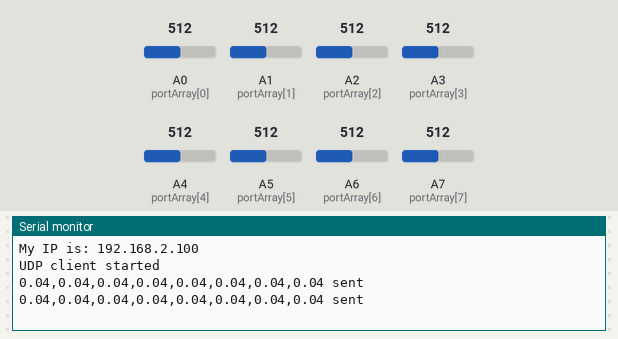
The sketch below on a simulated Arduino Nano, built with avr-gcc and run on an emulated ATmega328P. On the bench: the last lines printed to the serial monitor. Inputs (shaded band) come from the test bench; at power-on: A0 (portArray[0]) = 512, A1 (portArray[1]) = 512, A2 (portArray[2]) = 512, A3 (portArray[3]) = 512, A4 (portArray[4]) = 512, A5 (portArray[5]) = 512, A6 (portArray[6]) = 512, A7 (portArray[7]) = 512. WiFi joins after 1.5 s; servers stay silent unless stated.

Above: at 1.8 s.
1.9 s: A0 (portArray[0]) set to 716
At 2.6 s:
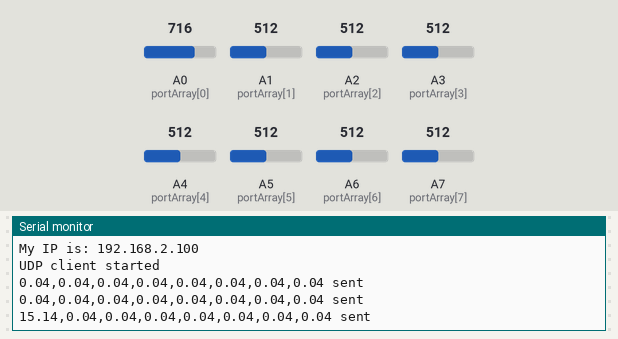
3.4 s: A1 (portArray[1]) set to 716
At 4.4 s:
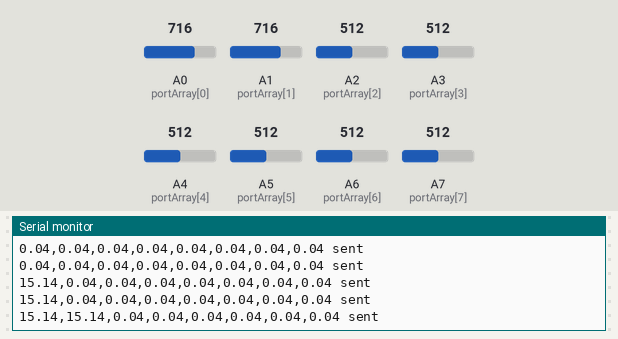
4.9 s: A2 (portArray[2]) set to 716
At 5.9 s:
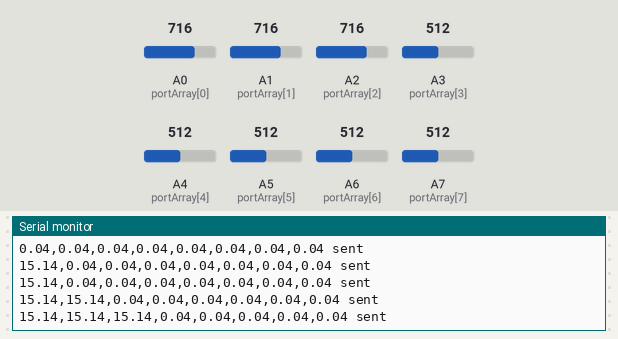
6.4 s: A3 (portArray[3]) set to 716
At 7.7 s:
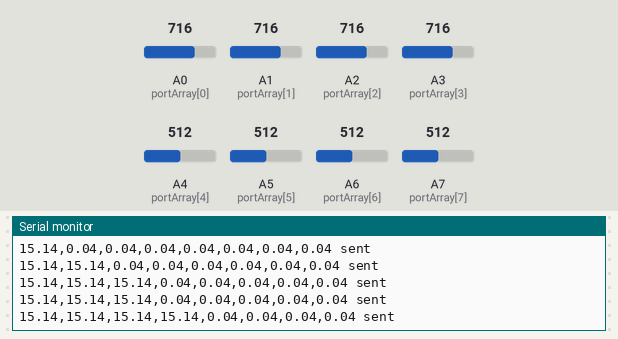
7.9 s: A4 (portArray[4]) set to 716
At 8.9 s:
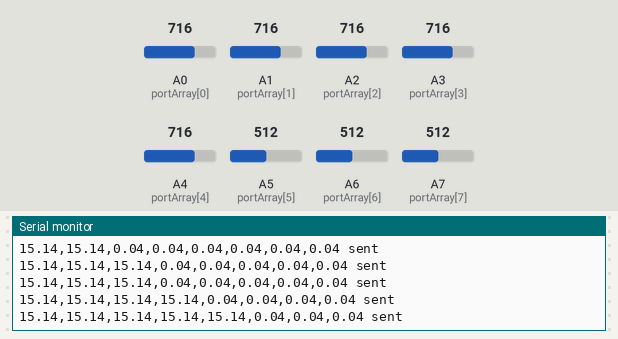
9.4 s: A5 (portArray[5]) set to 716
At 10.9 s:
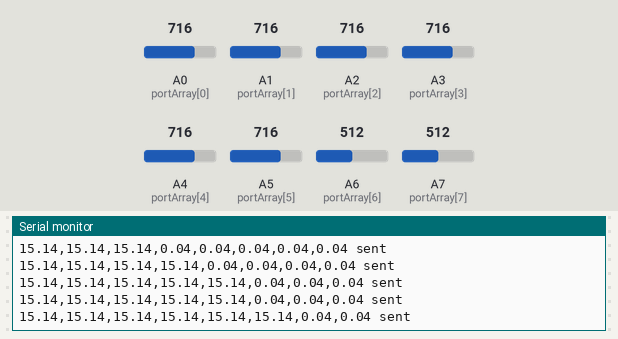

Measured:
- after the input at 1.9 s, the serial monitor: prints a new line after 0.14 s (image 1)
- after the input at 3.4 s, the serial monitor: prints a new line after 0.64 s (image 2)
- after the input at 4.9 s, the serial monitor: prints a new line after 0.15 s (image 3)
- after the input at 6.4 s, the serial monitor: prints a new line after 0.66 s (image 4)
- after the input at 7.9 s, the serial monitor: prints a new line after 0.16 s (image 5)
- after the input at 9.4 s, the serial monitor: prints a new line after 0.67 s (image 6)

The sketch:

currentUDP.ino
```cpp
#include <SPI.h>
#include <Ethernet.h>
#include <EthernetUdp.h>

const float sensitivity = 0.066; // Sensitivity of ACS712 sensor in volts per ampere

//CHANGE MAC
byte mac[] = {0xDE, 0xAD, 0xBE, 0xEF, 0xFE, 0xED};

IPAddress arduino_ip(192, 168, 2, 100);   // IP address of Arduino
IPAddress outIp(192, 168, 1, 100); // replace with your destination's IP
unsigned int outPort = 8888; // replace with your destination's port

EthernetUDP Udp;

int portArray[] = {A0,A1,A2,A3,A4,A5,A6,A7};


String getReading(){
  String text = "";
  int adc = analogRead(portArray[0]);
  float voltage = adc * (5.0 / 1023.0);
  float current = (voltage -2.5)/ sensitivity; // Convert voltage to current
  text+=String(current);
  for(int i=1;i<sizeof(portArray)/sizeof(portArray[0]);i++){
    int adc = analogRead(portArray[i]); // Read analog input
    float voltage = adc * (5.0 / 1023.0); // Convert ADC value to voltage (assuming 5V Arduino)
    float current = (voltage -2.5)/ sensitivity; // Convert voltage to current
    text+=","+String(current);
  }
  return text;
}

void setup() {
  Serial.begin(9600);
  Ethernet.begin(mac,arduino_ip);
  Serial.print("My IP is: ");
  Serial.println(Ethernet.localIP());
  Udp.begin(outPort);
  Serial.println("UDP client started");
}

void loop() {
  String data = getReading();
  Udp.beginPacket(outIp, outPort);
  Udp.write(data.c_str());
  Udp.endPacket();
  Serial.println(data+" sent");
  delay(1000);
}
```
